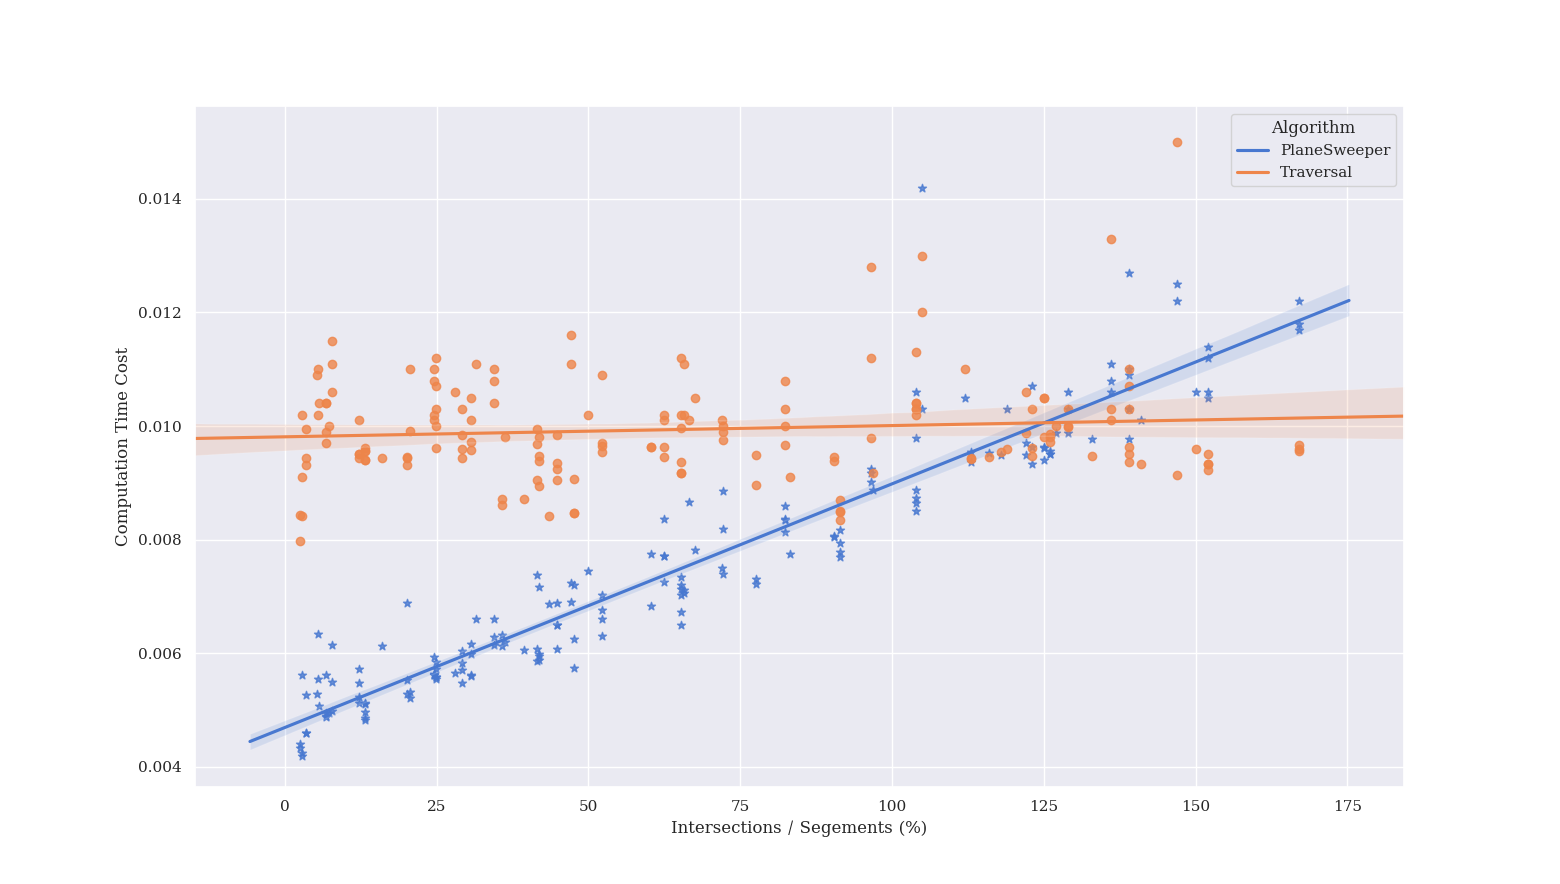

Recreate this plot in Python.
import seaborn as sns
import matplotlib.pyplot as plt
import pandas as pd

sns.set(font='DejaVu Math TeX Gyre', style='darkgrid')


def parse_line(line_text):
    if '[$]' in line_text:
        return line_text.split(": ")[-1].split(" ")[0]
    elif '[%]' in line_text:
        return line_text.split(": ")[-1][:-2]
    # elif '[#]' in line_text:
    #     return line_text.split(": ")[-1][:-1]
    else:
        return False


if __name__ == "__main__":

    with open('../../logs/geochain.INFO', 'r') as f:
        lines = f.readlines()
        result_list = []
        counter = 0
        result_tmp = []
        for l in lines:
            this_line = parse_line(l)
            if this_line != False:
                counter += 1
                result_tmp.append(float(this_line))
                if counter == 4:
                    result_list.append(result_tmp)
                    counter = 0
                    result_tmp = []
    print(counter, result_list)
    data = pd.DataFrame(result_list, columns=["sweepline", "inters/segments(%)", "traversal", "inters/segments(%)"])
    df = data.iloc[:, [1, 0, 2]]
    print(df)

    with sns.color_palette('muted', 16):
        plot_1 = sns.regplot(x=df["inters/segments(%)"], y=df["sweepline"], ci=95, marker='*')
        plot_2 = sns.regplot(x=df["inters/segments(%)"], y=df["traversal"], ci=95, marker='o')
        plt.xlabel("Intersections / Segements (%)")
        plt.ylabel("Computation Time Cost")
        plt.legend(title='Algorithm', loc='upper right', labels=['PlaneSweeper', 'Traversal'])
        plt.show()
